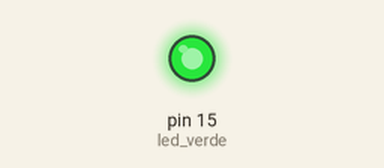
This program was run on a simulated MicroPython board. Shown: output pins drawn as LEDs (lit = HIGH). At 2.0 s the program stops and its outputs stay as they are.

Above: at 0.1 s.
At 2.1 s:
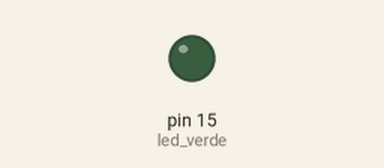
Timing chart, 0 to 3.5 s (numbered marks = the images above):
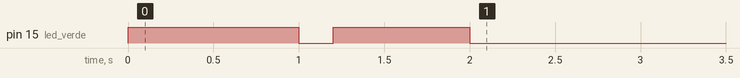

Measured:
- by itself, pin 15 (led_verde): LOW → HIGH at 0.00 s, → LOW 1.0 s later, → HIGH 0.20 s later, → LOW 0.80 s later

The program:

0_LEDonoff.py
```python
# Escribe tu código aquí :-)
#Do by Ricardo Moyano
import machine
import time

led_verde=machine.Pin(15,machine.Pin.OUT)

led_verde.on()
time.sleep_ms(1000)
led_verde.off()
time.sleep_ms(200)
led_verde.on()
time.sleep_ms(800)
led_verde.off()
```
